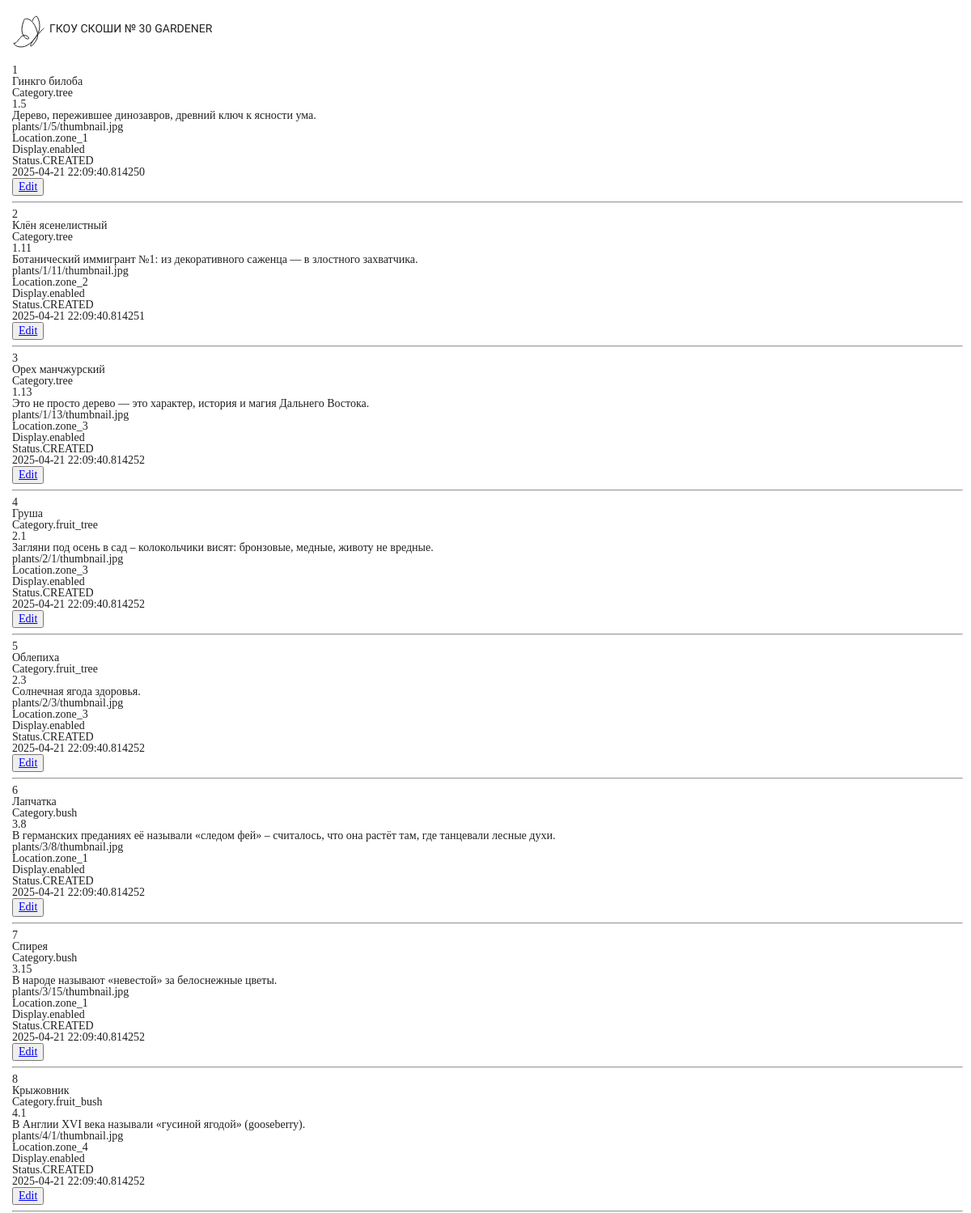
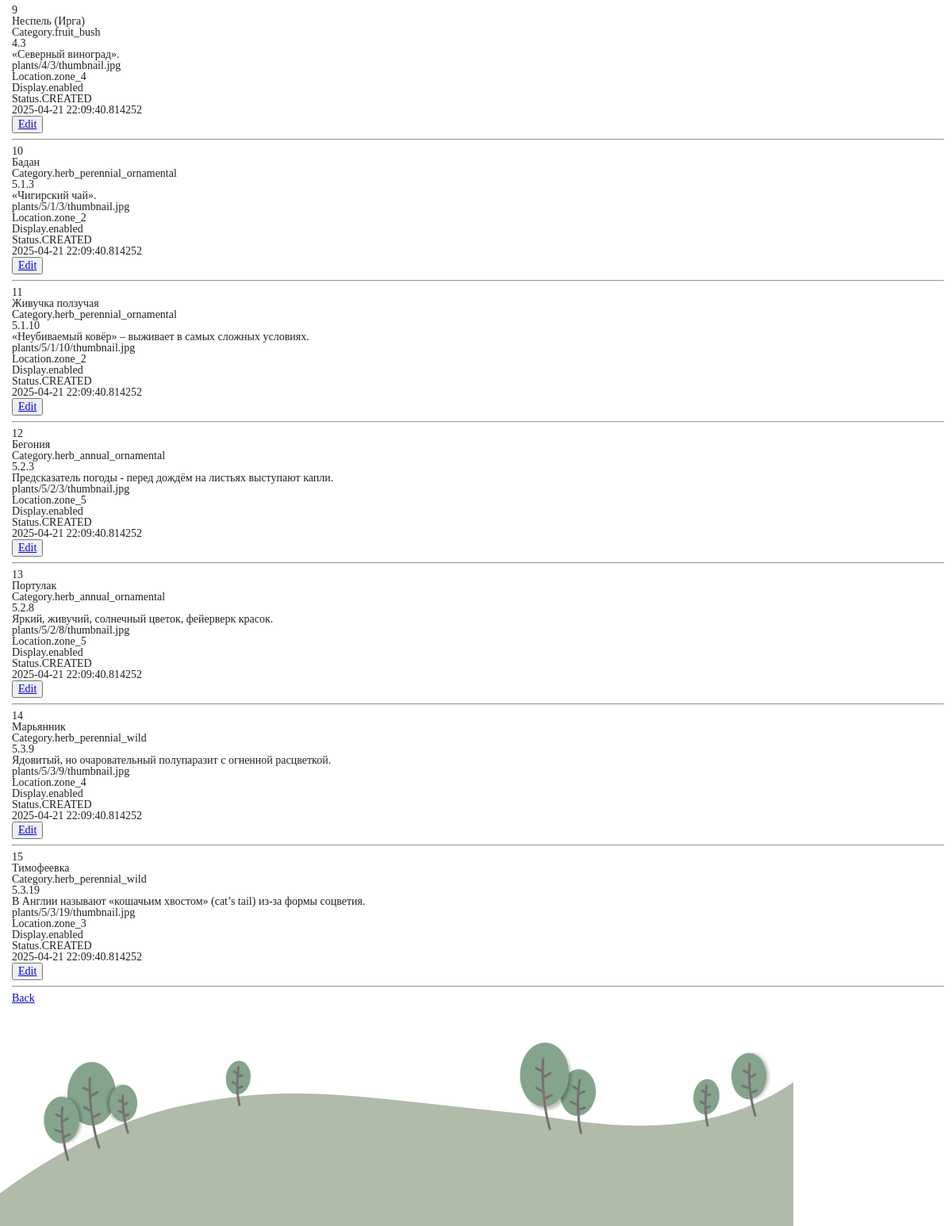
/admin/plants/, run on the app's committed database (2 pictures, top to bottom).
### garden/models.py (models this page shows, shortened)
class Plant(db.Model):
    __tablename__ = 'plants'
    id = db.Column(db.Integer, primary_key=True)
    name = db.Column(db.String(100), unique=True, nullable=False)
    category = db.Column(db.Enum(Category), nullable=False)
    code = db.Column(db.String(10), unique=True, nullable=False)
    intro = db.Column(db.String(300), unique=True, nullable=False)
    thumbnail = db.Column(db.String(100), nullable=False, default='default.jpg')
    location = db.Column(db.Enum(Location), nullable=False, default=Location.unknown)
    display = db.Column(db.Enum(Display), nullable=False, default=Display.disabled)
    status = db.Column(db.Enum(Status), nullable=False, default=Status.CREATED)
    timestamp = db.Column(db.DateTime(), default=datetime.now)
    articles = db.relationship('Article', backref='plant', lazy='dynamic', cascade='all, delete-orphan')

### garden/routes.py (the view)
@app.route('/admin/plants/')
def show_all_plants():
    plants = Plant.query.all()
    return render_template('admin/plants.html', plants=plants, settings=settings)

### garden/templates/admin/plants.html
{% extends 'admin_base.html' %}
{% block main %}
  {% for plant in plants %}
    <p>{{ plant.id }}</p>
    <p>{{ plant.name }}</p>
    <p>{{ plant.category }}</p>
    <p>{{ plant.code }}</p>
    <p>{{ plant.intro }}</p>
    <p>{{ plant.thumbnail }}</p>
    <p>{{ plant.location }}</p>
    <p>{{ plant.display }}</p>
    <p>{{ plant.status }}</p>
    <p>{{ plant.timestamp }}</p>
    <button type="button">
      <a href="{{ url_for('edit_plant', plant_id=plant.id) }}">Edit</a>
    </button>
    <hr>
  {% endfor %}
  <div class="btn-back">
    <a href="{{ url_for('open_admin_page') }}">Back</a>
  </div>
{% endblock %}

### garden/static/css/main.css (style rules this page uses)
body { padding-top: 10px; }

### data on the page
Plant: id "1", name "Гинкго билоба", category "Category.tree", code "1.5", intro "Дерево, пережившее динозавров, древний ключ к ясности ума.", thumbnail "plants/1/5/thumbnail.jpg", location "Location.zone_1", display "Display.enabled", status "Status.CREATED", timestamp "2025-04-21 22:09:40.814250"
Plant: id "2", name "Клён ясенелистный", category "Category.tree", code "1.11", intro "Ботанический иммигрант №1: из декоративного саженца — в злостного захватчика.", thumbnail "plants/1/11/thumbnail.jpg", location "Location.zone_2", display "Display.enabled", status "Status.CREATED", timestamp "2025-04-21 22:09:40.814251"
Plant: id "3", name "Орех манчжурский", category "Category.tree", code "1.13", intro "Это не просто дерево — это характер, история и магия Дальнего Востока.", thumbnail "plants/1/13/thumbnail.jpg", location "Location.zone_3", display "Display.enabled", status "Status.CREATED", timestamp "2025-04-21 22:09:40.814252"
Plant: id "4", name "Груша", category "Category.fruit_tree", code "2.1", intro "Загляни под осень в сад – колокольчики висят: бронзовые, медные, животу не вредные.", thumbnail "plants/2/1/thumbnail.jpg", location "Location.zone_3", display "Display.enabled", status "Status.CREATED", timestamp "2025-04-21 22:09:40.814252"
Plant: id "5", name "Облепиха", category "Category.fruit_tree", code "2.3", intro "Солнечная ягода здоровья.", thumbnail "plants/2/3/thumbnail.jpg", location "Location.zone_3", display "Display.enabled", status "Status.CREATED", timestamp "2025-04-21 22:09:40.814252"
Plant: id "6", name "Лапчатка", category "Category.bush", code "3.8", intro "В германских преданиях её называли «следом фей» – считалось, что она растёт там, где танцевали лесные духи.", thumbnail "plants/3/8/thumbnail.jpg", location "Location.zone_1", display "Display.enabled", status "Status.CREATED", timestamp "2025-04-21 22:09:40.814252"
Plant: id "7", name "Спирея", category "Category.bush", code "3.15", intro "В народе называют «невестой» за белоснежные цветы.", thumbnail "plants/3/15/thumbnail.jpg", location "Location.zone_1", display "Display.enabled", status "Status.CREATED", timestamp "2025-04-21 22:09:40.814252"
Plant: id "8", name "Крыжовник", category "Category.fruit_bush", code "4.1", intro "В Англии XVI века называли «гусиной ягодой» (gooseberry).", thumbnail "plants/4/1/thumbnail.jpg", location "Location.zone_4", display "Display.enabled", status "Status.CREATED", timestamp "2025-04-21 22:09:40.814252"
Plant: id "9", name "Неспель (Ирга)", category "Category.fruit_bush", code "4.3", intro "«Северный виноград».", thumbnail "plants/4/3/thumbnail.jpg", location "Location.zone_4", display "Display.enabled", status "Status.CREATED", timestamp "2025-04-21 22:09:40.814252"
Plant: id "10", name "Бадан", category "Category.herb_perennial_ornamental", code "5.1.3", intro "«Чигирский чай».", thumbnail "plants/5/1/3/thumbnail.jpg", location "Location.zone_2", display "Display.enabled", status "Status.CREATED", timestamp "2025-04-21 22:09:40.814252"
Plant: id "11", name "Живучка ползучая", category "Category.herb_perennial_ornamental", code "5.1.10", intro "«Неубиваемый ковёр» – выживает в самых сложных условиях.", thumbnail "plants/5/1/10/thumbnail.jpg", location "Location.zone_2", display "Display.enabled", status "Status.CREATED", timestamp "2025-04-21 22:09:40.814252"
Plant: id "12", name "Бегония", category "Category.herb_annual_ornamental", code "5.2.3", intro "Предсказатель погоды - перед дождём на листьях выступают капли.", thumbnail "plants/5/2/3/thumbnail.jpg", location "Location.zone_5", display "Display.enabled", status "Status.CREATED", timestamp "2025-04-21 22:09:40.814252"
Plant: id "13", name "Портулак", category "Category.herb_annual_ornamental", code "5.2.8", intro "Яркий, живучий, солнечный цветок, фейерверк красок.", thumbnail "plants/5/2/8/thumbnail.jpg", location "Location.zone_5", display "Display.enabled", status "Status.CREATED", timestamp "2025-04-21 22:09:40.814252"
Plant: id "14", name "Марьянник", category "Category.herb_perennial_wild", code "5.3.9", intro "Ядовитый, но очаровательный полупаразит с огненной расцветкой.", thumbnail "plants/5/3/9/thumbnail.jpg", location "Location.zone_4", display "Display.enabled", status "Status.CREATED", timestamp "2025-04-21 22:09:40.814252"
Plant: id "15", name "Тимофеевка", category "Category.herb_perennial_wild", code "5.3.19", intro "В Англии называют «кошачьим хвостом» (cat’s tail) из-за формы соцветия.", thumbnail "plants/5/3/19/thumbnail.jpg", location "Location.zone_3", display "Display.enabled", status "Status.CREATED", timestamp "2025-04-21 22:09:40.814252"

### other printed values
{{ settings['site_header'] }} "ГКОУ СКОШИ № 30"
{{ settings['admin_pages_name'] }} "GARDENER"
